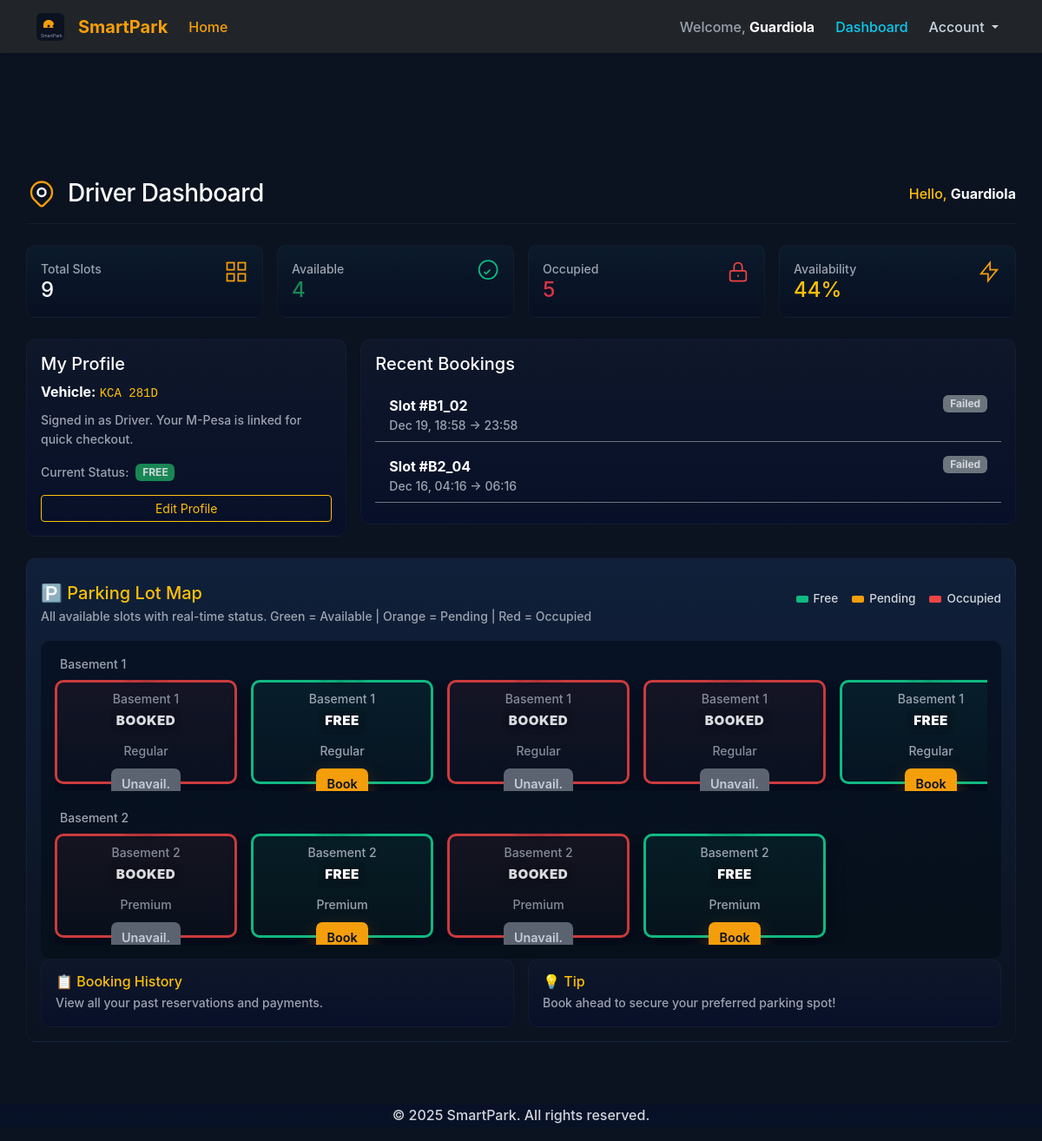
The app's page /parking/slots/ (signed in), older data.
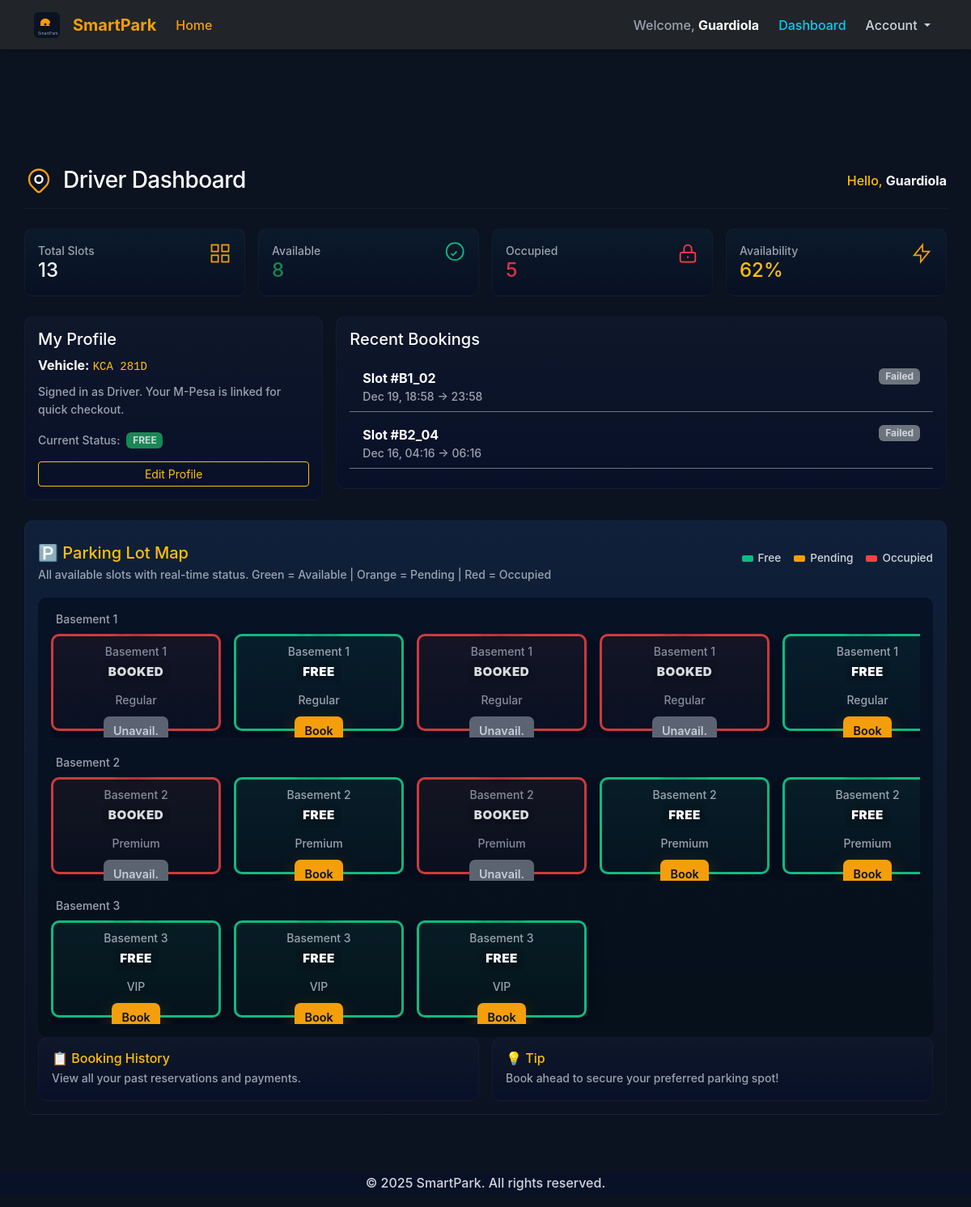
The same page, newer data.
### parking/models.py (models this page shows, shortened)
class Booking(models.Model):
    STATUS_PENDING = "PENDING"
    STATUS_PAID = "PAID"
    STATUS_FAILED = "FAILED"
    PAYMENT_STATUS_CHOICES = [
        (STATUS_PENDING, "Pending"),
        (STATUS_PAID, "Paid"),
        (STATUS_FAILED, "Failed"),
    ]
    user = models.ForeignKey(settings.AUTH_USER_MODEL, on_delete=models.CASCADE)
    slot = models.ForeignKey(ParkingSlot, on_delete=models.CASCADE)
    start_time = models.DateTimeField(default=timezone.now)
    end_time = models.DateTimeField(blank=True, null=True)
    total_fee = models.DecimalField(max_digits=8, decimal_places=2, default=0)
    payment_status = models.CharField(max_length=20, choices=PAYMENT_STATUS_CHOICES, default=STATUS_PENDING)
    mpesa_receipt_no = models.CharField(max_length=50, blank=True, null=True)
    checkout_request_id = models.CharField(max_length=50, blank=True, null=True)
    created_at = models.DateTimeField(auto_now_add=True)

class ParkingSlot(models.Model):
    PRICE_CHOICES = (
        ("Regular", "Regular"),
        ("Premium", "Premium"),
        ("VIP", "VIP"),
    )
    slot_id = models.CharField(max_length=10, unique=True)
    slot_name = models.CharField(max_length=50)
    level = models.CharField(max_length=20)
    pricing_category = models.CharField(max_length=20, choices=PRICE_CHOICES, default="Regular")
    is_occupied = models.BooleanField(default=False)
    class Meta:
        ordering = ["slot_id"]

### parking/views.py (the view)
# urls.py: path('slots/', views.available_slots_view, name='driver_slots'),
@login_required
def available_slots_view(request):
    all_slots = ParkingSlot.objects.all().order_by('level', 'slot_id')
    available_slots = ParkingSlot.objects.filter(is_occupied=False).order_by('level', 'slot_id')
    booking_form = BookingForm()
    slot_vehicle_types = _get_slot_vehicle_types()
    for s in all_slots:
        s.vehicle_type = slot_vehicle_types.get(s.slot_id)
    user_bookings = Booking.objects.filter(user=request.user).order_by('-start_time')[:5]
    pending_booking = Booking.objects.filter(
        user=request.user,
        payment_status=Booking.STATUS_PENDING,
        created_at__gte=timezone.now() - timezone.timedelta(minutes=15)
    ).first()
    total_slots = all_slots.count()
    occupied_count = ParkingSlot.objects.filter(is_occupied=True).count()
    available_count = total_slots - occupied_count
    availability_percentage = (available_count / total_slots * 100) if total_slots > 0 else 0
    now = timezone.now()
    occupancy_status = 'FREE'
    pending_window = now - timezone.timedelta(minutes=15)
    if Booking.objects.filter(user=request.user, payment_status=Booking.STATUS_PENDING, created_at__gte=pending_window).exists():
        occupancy_status = 'PENDING'
    elif Booking.objects.filter(
        user=request.user,
        payment_status=Booking.STATUS_PAID,
        start_time__lte=now,
        end_time__gt=now,
        slot__is_occupied=True
    ).exists():
        occupancy_status = 'OCCUPIED'
    slots_by_level = {}
    order = []
    for s in all_slots:
        lvl = s.level or 'Level'
        if lvl not in slots_by_level:
            slots_by_level[lvl] = []
            order.append(lvl)
        slots_by_level[lvl].append(s)
    def _level_sort_key(lvl):
        if not lvl:
            return ('', 0)
        m = re.match(r"^([A-Za-z]+)\s*([0-9]+)$", lvl.strip())
        if m:
            prefix = m.group(1).upper()
            num = int(m.group(2))
            return (prefix, num)
        m2 = re.search(r"([0-9]+)", lvl)
        if m2:
            prefix = re.sub(r"[0-9]", '', lvl).strip().upper()
            return (prefix, int(m2.group(1)))
        return (lvl.strip().upper(), 0)
    ordered_levels = sorted(list(slots_by_level.keys()), key=_level_sort_key)
    ordered_slots_by_level = [(lvl, slots_by_level[lvl]) for lvl in ordered_levels]
    return render(request, 'accounts/driver_dashboard.html', {
        'all_slots': all_slots,
        'available_slots': available_slots,
        'user_bookings': user_bookings,
        'pending_booking': pending_booking,
        'booking_form': booking_form,
        'header_title': 'Reserve Your Spot',
        'occupancy_status': occupancy_status,
        'total_slots': total_slots,
        'available_count': available_count,
        'occupied_count': occupied_count,
        'availability_percentage': availability_percentage,
        'slot_vehicle_types': _get_slot_vehicle_types(),
        'svg_slots': _compute_svg_slots(all_slots),
        'slots_by_level': slots_by_level,
        'ordered_slots_by_level': ordered_slots_by_level,
    })

### CarParking/context_processors.py (called while the page is built)
def site_settings(request):
    contact = None
    try:
        from .models import ContactInfo
        contact = ContactInfo.objects.order_by('-updated_at').first()
    except Exception:
        contact = None
    if contact:
        contact_info = {
            'company_name': contact.company_name,
            'email': contact.email,
            'phone': contact.phone,
            'address': contact.address,
        }
    else:
        contact_info = {
            'company_name': getattr(settings, 'SITE_NAME', 'SmartPark'),
            'email': 'info@smartpark.example',
            'phone': '+1-555-0100',
            'address': '123 Parking Lane, YourCity',
        }
    return {
        'SITE_NAME': getattr(settings, 'SITE_NAME', 'SmartPark'),
        'CONTACT_INFO': contact_info,
        'ASSET_VERSION': getattr(settings, 'ASSET_VERSION', '1'),
    }

### Templates/accounts/driver_dashboard.html (shortened to what the changed rows need)
{% extends "base.html" %}
{% load static %}
{% block content %}
<div class="container dashboard-wrap">
    <div class="mx-auto" style="max-width:1300px">
        <div class="d-flex justify-content-between align-items-center dashboard-header">
            <div class="d-flex align-items-center">
                <h1 class="h3 mb-0">Driver Dashboard</h1>
            </div>
        </div>
        <div class="row g-3 mb-4">
            <div class="col-12 col-sm-6 col-lg-3">
                <div class="stat-card">
                    <div class="d-flex justify-content-between align-items-start">
                        <div>
                            <div class="small text-muted">Total Slots</div>
                            <div class="h4 mb-0 text-light">{{ total_slots }}</div>
                        </div>
                    </div>
                </div>
            </div>
            <div class="col-12 col-sm-6 col-lg-3">
                <div class="stat-card">
                    <div class="d-flex justify-content-between align-items-start">
                        <div>
                            <div class="small text-muted">Available</div>
                            <div class="h4 mb-0 text-success">{{ available_count }}</div>
                        </div>
                    </div>
                </div>
            </div>
            <div class="col-12 col-sm-6 col-lg-3">
                <div class="stat-card">
                    <div class="d-flex justify-content-between align-items-start">
                        <div>
                            <div class="small text-muted">Availability</div>
                            <div class="h4 mb-0 text-warning">{{ availability_percentage|floatformat:0 }}%</div>
                        </div>
                    </div>
                </div>
            </div>
        </div>
        <div class="row g-3 mb-4">
            <div class="col-12 col-lg-4">
                <div class="profile-card">
                    <h2 class="h5 mb-2">My Profile</h2>
                </div>
            </div>
            <div class="col-12 col-lg-8">
                <div class="profile-card">
                    {% if user_bookings %}
                        <div class="list-group list-group-flush">
                            {% for booking in user_bookings %}
                                <div class="list-group-item bg-transparent border-bottom border-secondary pb-2 mb-2">
                                    <div class="d-flex justify-content-between align-items-start">
                                        <div>
                                            <div class="fw-bold">Slot #{{ booking.slot.slot_id }}</div>
                                            <div class="small text-muted">{{ booking.start_time|date:"M d, H:i" }} → {{ booking.end_time|date:"H:i" }}</div>
                                        </div>
                                        <span class="badge {% if booking.payment_status == 'PAID' %}bg-success{% elif booking.payment_status == 'PENDING' %}bg-warning{% else %}bg-secondary{% endif %}">
                                            {{ booking.get_payment_status_display }}
                                        </span>
                                    </div>
                                </div>
                            {% endfor %}
                        </div>
                    {% else %}
                        <p class="text-muted small mb-0">No bookings yet. Start by booking a parking slot!</p>
                    {% endif %}
                </div>
            </div>
        </div>
        <div class="card bg-secondary p-3 mb-4">
            <div class="parking-container">
            <div class="mb-3 d-flex justify-content-between align-items-start">
                <div>
                    <h2 class="h5 text-warning mb-1">🅿️ Parking Lot Map</h2>
                </div>
            </div>
                <div class="parking-grid">
                {% if all_slots %}
                    {% for level, slots in ordered_slots_by_level %}
                        <div class="level-row" data-level="{{ level }}">
                            <div class="level-header small text-muted mb-2">{{ level }}</div>
                            <div class="level-grid">
                                {% for slot in slots %}
                                    <div class="slot-box {% if slot.is_occupied %}occupied{% else %}free{% endif %}" data-slot-id="{{ slot.slot_id }}">
                                        <div class="slot-id">{{ slot.slot_id }}</div>
                                        <div class="small text-muted">{{ slot.level }}</div>
                                        <div class="slot-status">
                                            {% if slot.is_occupied %}
                                                <strong>BOOKED</strong>
                                            {% else %}
                                                <strong>FREE</strong>
                                            {% endif %}
                                        </div>
                                        <div class="small text-muted" style="margin-bottom:10px;">{{ slot.get_pricing_category_display }}</div>
                                        <div class="slot-action">
                                            {% if not slot.is_occupied %}
                                                <a href="#" data-book-slot="{{ slot.slot_id }}" class="book-btn">Book</a>
                                            {% else %}
                                                <span class="disabled">Unavail.</span>
                                            {% endif %}
                                        </div>
                                    </div>
                                {% endfor %}
                            </div>
                        </div>
                    {% endfor %}
                {% endif %}
            </div>
        </div>
    </div>
</div>
{% endblock %}

Row changes from the older to the newer data that the page shows:
added ParkingSlot: level "Basement 2", is_occupied "FREE", pricing_category "Premium"
added ParkingSlot: level "Basement 3", is_occupied "FREE", pricing_category "VIP"
added ParkingSlot: level "Basement 3", is_occupied "FREE", pricing_category "VIP"
added ParkingSlot: level "Basement 3", is_occupied "FREE", pricing_category "VIP"
Text that changed along with them:
{{ total_slots }}: "9" → "13"
{{ available_count }}: "4" → "8"
{{ availability_percentage|floatformat:0 }}: "44" → "62"
